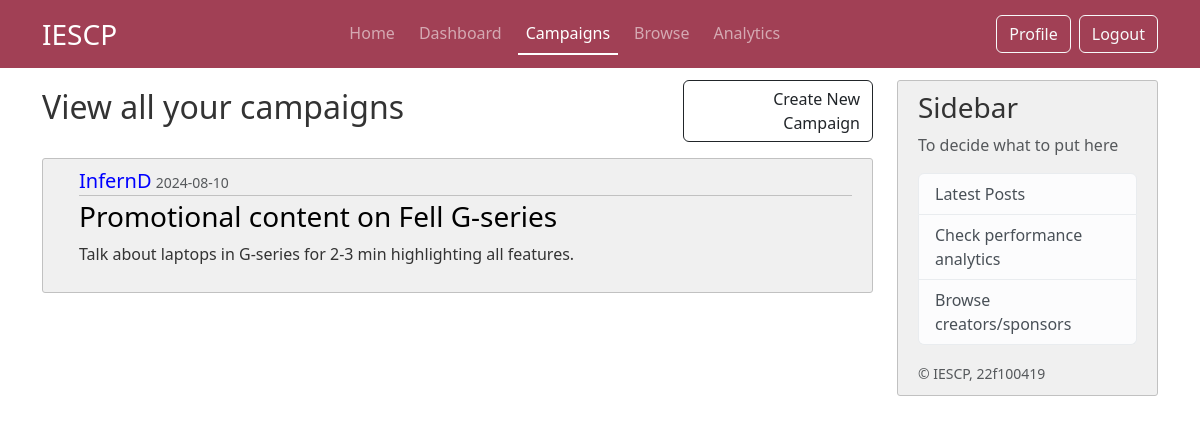
The page /campaign (signed in) on the database as committed earlier.
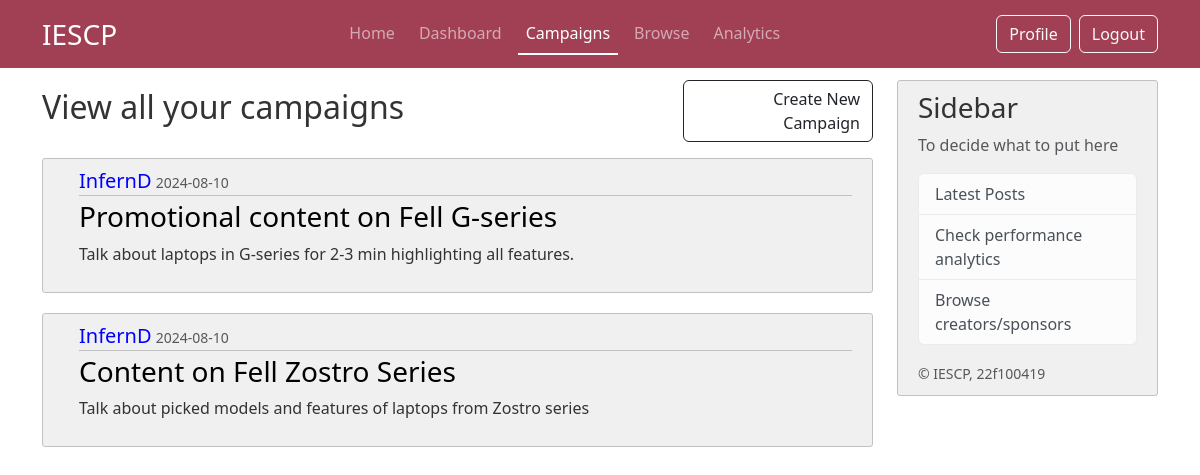
The same page on the database as committed later.
### iescp/models.py (models this page shows, shortened)
class Post(db.Model):
     id = db.Column(db.Integer, primary_key=True)
     title = db.Column(db.String(100), nullable =False)
     date_posted = db.Column(db.DateTime, nullable =False, default =datetime.now(timezone.utc))
     description = db.Column(db.Text, nullable =False)
     budget = db.Column(db.String(20), nullable =False)
     industry = db.Column(db.String(20), nullable =False)
     end_date = db.Column(db.DateTime, nullable =False)
     user_id = db.Column(db.Integer,db.ForeignKey('sponsor.id'),nullable= False)
     status = db.Column(db.String(20), nullable=False, default='Public')
     author = db.relationship('Sponsor', backref='posts', lazy=True)

class CommonUser(db.Model,UserMixin):
     __tablename__ = 'commonuser'
     id = db.Column(db.Integer, primary_key=True)
     role = db.Column(db.String(25), nullable=False) # sponsor or creator
     username = db.Column(db.String(16), unique=True, nullable =False)
     password = db.Column(db.String(60), nullable =False)
     email = db.Column(db.String(50), unique=True, nullable =False)
     firstname = db.Column(db.String(50), nullable=False)
     lastname = db.Column(db.String(50), nullable=False)
     profile_pic = db.Column(db.String(16), nullable =False, default='default.jpg')
     status = db.Column(db.String(12), nullable= False, default='Public') #public or private profile for browse page
     flag = db.Column(db.String(5), nullable=False, default='No') # flag for admin
     phone_no = db.Column(db.String(16), nullable = False)

### iescp/routes.py (the view)
@app.route("/campaign")
@login_required
def campaign():
     if current_user.role == "Sponsor":
          posts = Post.query.filter_by(author=current_user).all()
          return render_template("sponsor/02_sponsor_camp_list.html", title= "Campaigns", ads_posts=posts)
     elif current_user.role == "Creator":
          return render_template("creator/02_creator_campaigns.html", title= "Campaigns")
     else:
          return redirect(url_for('home'))

### iescp/models.py (called while the page is built)
@login_manager.user_loader
def load_user(user_id):
     return CommonUser.query.get(int(user_id))

### iescp/templates/sponsor/02_sponsor_camp_list.html
{% extends "layout.html" %}
{% block content %}
    <div class="row mb-3 align-items-center">
        <div class="col-md-9">
            <h1 class="text-start h2">View all your campaigns</h1>
        </div>
        <div class="col-md-3">
            <a class="btn btn-outline-dark text-end" href="{{ url_for('create_campaign') }}"> Create New Campaign</a>
        </div>
    </div>
    {% for post in ads_posts %}
    <article class="d-flex content-section">
        <div class="flex-grow-1 ms-3">
            <div class="article-metadata">
                <a class="mr-2 h5" href="#"> {{ post.author.common_user.username }}</a>
                <small class="text-muted"> {{ post.date_posted.strftime('%Y-%m-%d') }}</small>
            </div>
            <h3><a class="article-title h3" href="{{ url_for('post',post_id=post.id)}}"> {{ post.title }} </a></h3>
            <p class="article-content"> {{ post.description }} </p>
        </div>
    </article>
    {% endfor %}
{% endblock content %}

### iescp/templates/layout.html (shortened to what this page needs)
<!DOCTYPE html>
<html>
    <head>
        <link href="https://cdn.jsdelivr.net/npm/bootstrap@5.3.3/dist/css/bootstrap.min.css" rel="stylesheet">
        <link rel="stylesheet" type="text/css" href="{{ url_for('static', filename='css/layout.css') }}">
    </head>
    <body>
        <header class="site-header">
            <nav class="navbar navbar-expand-md fixed-top" data-bs-theme="dark">
                <div class="container">
                    <a class="navbar-brand fs-3" href="#" >IESCP</a>
                    <div class="collapse navbar-collapse" id="navbarSupportedContent">
                        <ul class="navbar-nav nav-underline ms-auto mb-2 mb-lg-0 gap-2">
                            <li class="nav-item">
                                <a class="nav-link {{ 'active' if request.endpoint == 'home' }}" aria-current="page" href="{{ url_for('home') }}"> Home </a>
                            </li>
                            <li class="nav-item">
                                <a class="nav-link {{ 'active' if request.endpoint == 'dashboard' }}" href="{{ url_for('dashboard') }}"> Dashboard </a>
                            </li>
                            <li class="nav-item">
                                <a class="nav-link {{ 'active' if request.endpoint == 'campaign' }}" href="{{ url_for('campaign') }}"> Campaigns </a>
                            </li>
                            <li class="nav-item">
                                <a class="nav-link {{ 'active' if request.endpoint == 'browse' }}" href="{{ url_for('browse') }}"> Browse </a>
                            </li>
                            <li class="nav-item">
                                <a class="nav-link" href="#"> Analytics </a>
                            </li>
                        </ul>
                        <ul class="navbar-nav ms-auto mb-2 mb-lg-0 gap-2">
                            <li class="nav-item">
                                {% if current_user.role=='Sponsor' %}
                                    <a class="btn btn-outline-light" href="{{url_for('sponsor_profile')}}"> Profile </a>
                                {% endif %}
                            </li>
                            <li class="nav-item">
                                <a class="btn btn-outline-light" href="{{ url_for('logout') }}"> Logout </a>
                            </li>
                        </ul>
                    </div>
            </nav>
        </header>
        <main role="main" class="container">
            <div class="row">
                <div class="col-md-9">
                    {% block content %} {% endblock %}
                </div>
                <div class="col-md-3">
                    <div class="content-section sticky-top">
                        <h3> Sidebar </h3>
                        <p class='text-muted'> To decide what to put here
                        <ul class="list-group">
                            <li class="list-group-item list-group-item-light">Latest Posts</li>
                            <li class="list-group-item list-group-item-light"> Check performance analytics </li>
                            <li class="list-group-item list-group-item-light"> Browse creators/sponsors </li>
                        </ul>
                        </p>
                        <small class="text-muted">&copy; IESCP, 22f100419</small>
                    </div>
                </div>
            </div>
        </main>
    </body>
</html>

### iescp/static/css/layout.css (style rules this page uses)
.navbar { background-color: #a14055; }
.sticky-top { top: 80px; }
body { background: #fff; color: #333333; margin-top: 5rem; height: 100vh; }
body::before { content: ''; position: fixed; top: 0; left: 0; width: 100%; height: 100%; background-image: url('../images/layout-bg-2.png'); background-size: cover; background-repeat: no-repeat; background-position: center; background-attachment: fixed; opacity: 0.3; z-index: -1; }
.site-header .navbar-nav .nav-link.active { font-weight: 500; }
.content-section { background: #f0f0f0; padding: 10px 20px; border: 1px solid #c1c1c1; border-radius: 3px; margin-bottom: 20px; }
a { text-decoration: none; }
.article-title { color: #000; }
.article-content { white-space: pre-line; }
.article-metadata { padding-bottom: 1px; margin-bottom: 4px; color: blue; text-decoration: none; border-bottom: 1px solid #c1c1c1; }

Rows that differ between the two databases and show on the page:
added Post: author.common_user.username "InfernD", date_posted "2024-08-10", title "Content on Fell Zostro Series", description "Talk about picked models and features of laptops from Zostro series"
